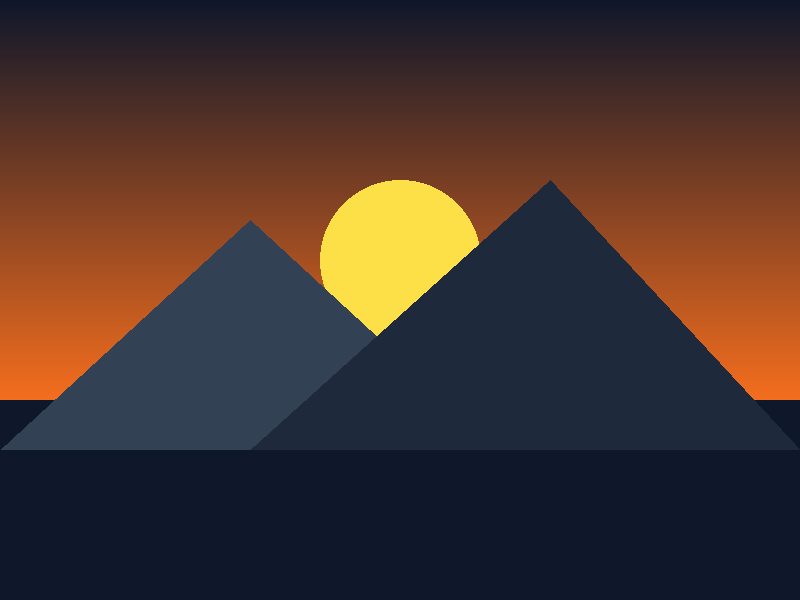
#> input picture data/scene-01.png, 800 x 600 px
$ python lab01_resize_crop.py
#> lines starting #> are read from the running program, lines starting #| are printed output that depends on the picture
"""Lab 1: Resize, Crop, and Thumbnail without stretching."""
from pathlib import Path
from PIL import Image, ImageDraw, ImageFont, ImageOps

OUTPUT_DIR = Path(__file__).resolve().parent.parent / "outputs"
PREVIEWS_DIR = Path(__file__).resolve().parent.parent / "previews"
DATA_DIR = Path(__file__).resolve().parent.parent / "data"


def add_label(img: Image.Image, text: str) -> Image.Image:
    out = img.copy()
    draw = ImageDraw.Draw(out)
    font = ImageFont.load_default(size=14)
    # Draw dark translucent banner at bottom
    w, h = out.size
    draw.rectangle([(0, h - 30), (w, h)], fill=(15, 23, 42, 220))
    draw.text((10, h - 22), text, font=font, fill="#f8fafc")
    return out


def run(output_dir: Path = OUTPUT_DIR) -> dict:
    output_dir.mkdir(parents=True, exist_ok=True)
    PREVIEWS_DIR.mkdir(parents=True, exist_ok=True)

    input_path = DATA_DIR / "scene-01.png"
    if not input_path.exists():
        from data.generate_samples import generate_all
        generate_all(DATA_DIR)

    with Image.open(input_path) as src:
#> src is the input picture: PIL image 800x600 RGB; mean R, G, B 68.4, 51.2, 47.1
        original = src.copy().convert("RGB")

    target_size = (360, 360)

    # 1. Non-proportional Direct Resize (stretches)
    stretched = original.resize(target_size, Image.Resampling.LANCZOS)
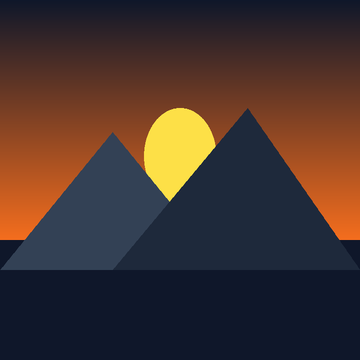
#> stretched: PIL image 360x360 RGB; mean R, G, B 68.4, 51.2, 47.1
    stretched_lbl = add_label(stretched, "1. resize(): Exact size, Distorted Aspect Ratio")

    # 2. ImageOps.contain (Fits inside box, keeps ratio)
    contained = ImageOps.contain(original, target_size, Image.Resampling.LANCZOS)
    # Paste onto square canvas to standardize visual comparison
    contain_canvas = Image.new("RGB", target_size, "#090d16")
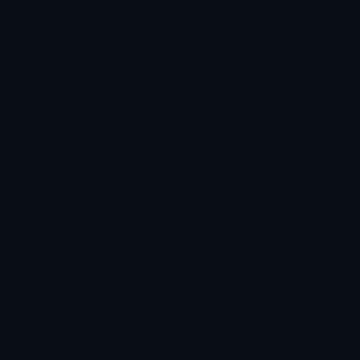
#> contain_canvas: PIL image 360x360 RGB; mean R, G, B 9, 13, 22
    offset_x = (target_size[0] - contained.size[0]) // 2
#> offset_x = 0
    offset_y = (target_size[1] - contained.size[1]) // 2
#> offset_y = 45
    contain_canvas.paste(contained, (offset_x, offset_y))
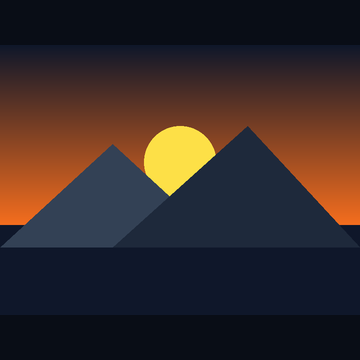
#> contain_canvas: PIL image 360x360 RGB; mean R, G, B 53.6, 41.7, 40.8
    contain_lbl = add_label(contain_canvas, "2. contain(): Proportional, Letterbox Gap")

    # 3. ImageOps.fit (Crops excess, exact square)
    fitted = ImageOps.fit(original, target_size, method=Image.Resampling.LANCZOS, centering=(0.5, 0.5))
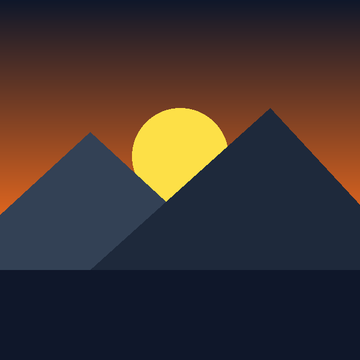
#> fitted: PIL image 360x360 RGB; mean R, G, B 61.7, 50.9, 49.4
    fitted_lbl = add_label(fitted, "3. fit(): Exact 360x360, Center Cropped")

    # 4. ImageOps.pad (Pads with custom background color)
    padded = ImageOps.pad(original, target_size, method=Image.Resampling.LANCZOS, color="#1e293b", centering=(0.5, 0.5))
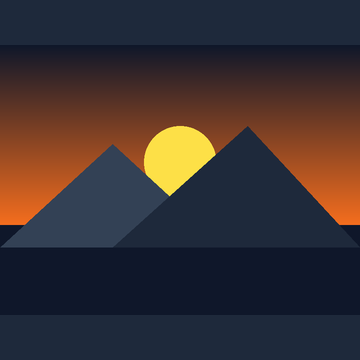
#> padded: PIL image 360x360 RGB; mean R, G, B 58.8, 48.7, 50.1
    padded_lbl = add_label(padded, "4. pad(): Exact 360x360, Solid Border Padded")

    # Assemble 2x2 comparison grid (800x800)
    grid = Image.new("RGB", (760, 760), "#0f172a")
    grid.paste(stretched_lbl, (15, 15))
    grid.paste(contain_lbl, (385, 15))
    grid.paste(fitted_lbl, (15, 385))
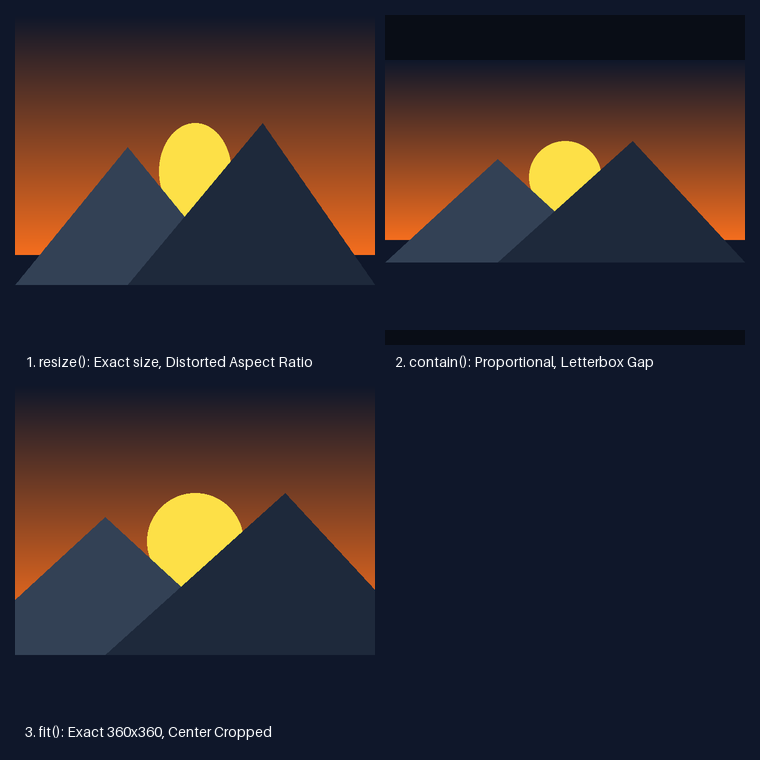
#> grid: PIL image 760x760 RGB; mean R, G, B 47.1, 40.9, 45.8
    grid.paste(padded_lbl, (385, 385))
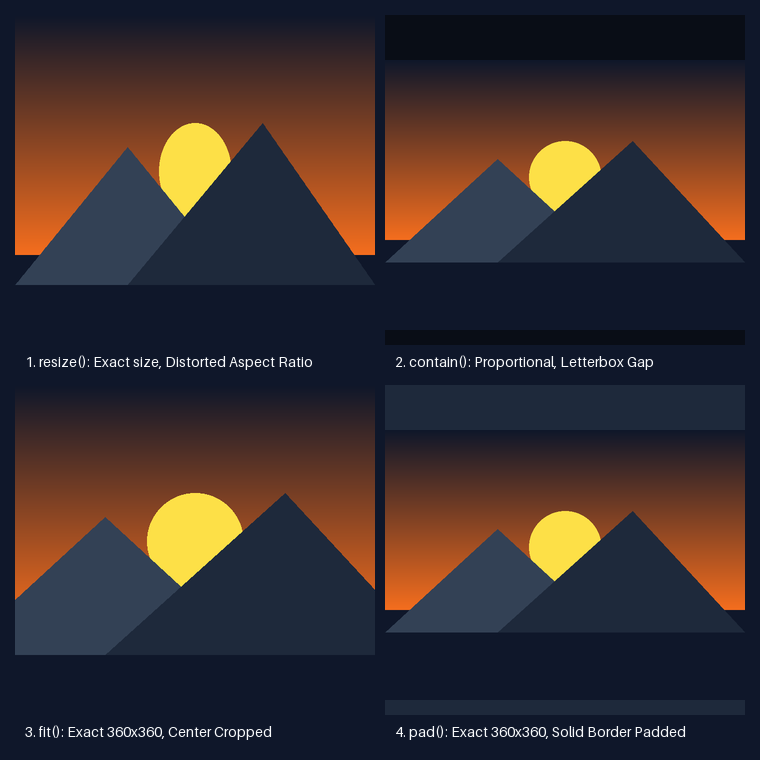
#> grid: PIL image 760x760 RGB; mean R, G, B 57.1, 46.6, 47.6

    for target_dir in [output_dir, PREVIEWS_DIR]:
        grid.save(target_dir / "01-resize-comparison.png")

    metrics = {
        "original_size": original.size,
        "target_size": target_size,
        "grid_size": grid.size,
    }
    print(f"Lab 1 complete: {metrics}")
#| Lab 1 complete: {'original_size': (800, 600), 'target_size': (360, 360), 'grid_size': (760, 760)}
    return metrics


if __name__ == "__main__":
    run()

$ run again, with data/scene-02.png copied over data/scene-01.png
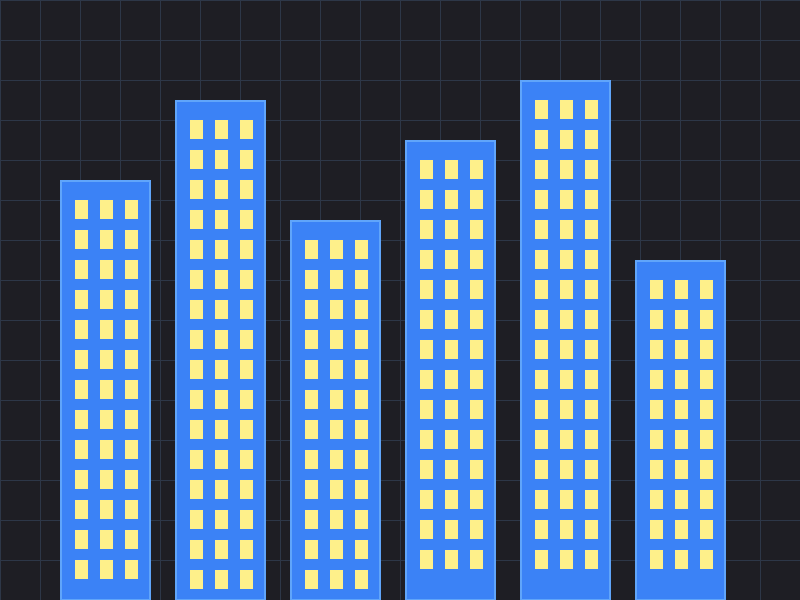
#> input picture data/scene-02.png, 800 x 600 px
#> in run, src is the input picture: PIL image 800x600 RGB; mean R, G, B 70.1, 94.9, 127.8
#> in run, `padded = ImageOps.pad(original, target_size, method=Image.Resampling.L..`:
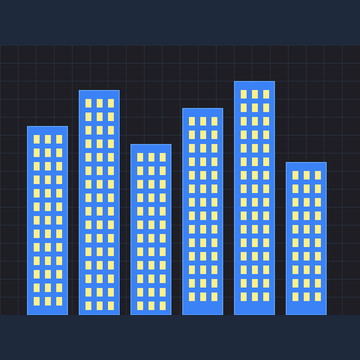
#> padded: PIL image 360x360 RGB; mean R, G, B 59.6, 81.4, 110.5
#> in run, `grid.paste(padded_lbl, (385, 385))`:
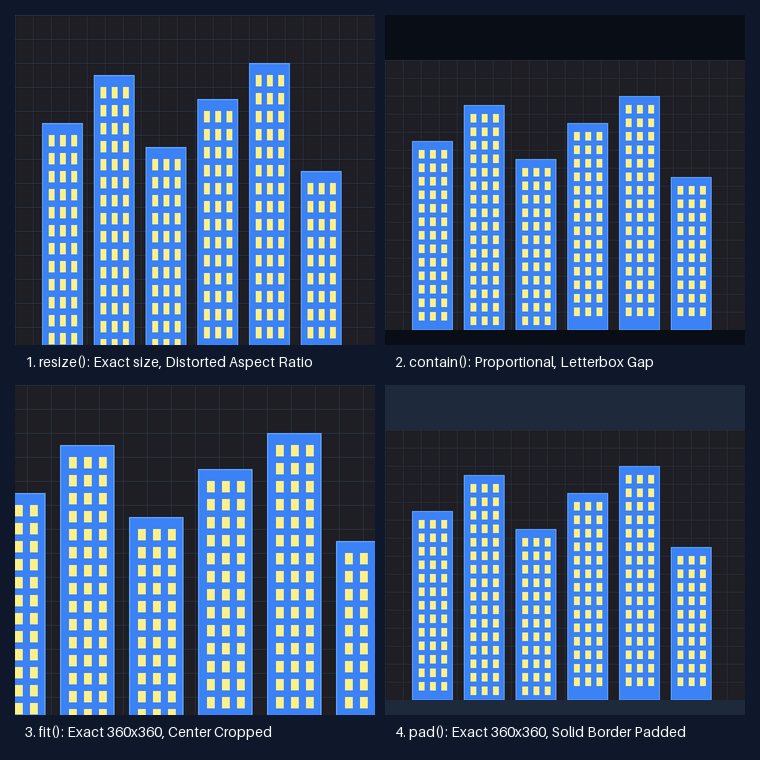
#> grid: PIL image 760x760 RGB; mean R, G, B 58.8, 80, 109.1
#| Lab 1 complete: {'original_size': (800, 600), 'target_size': (360, 360), 'grid_size': (760, 760)}

$ run again, with data/scene-03.png copied over data/scene-01.png
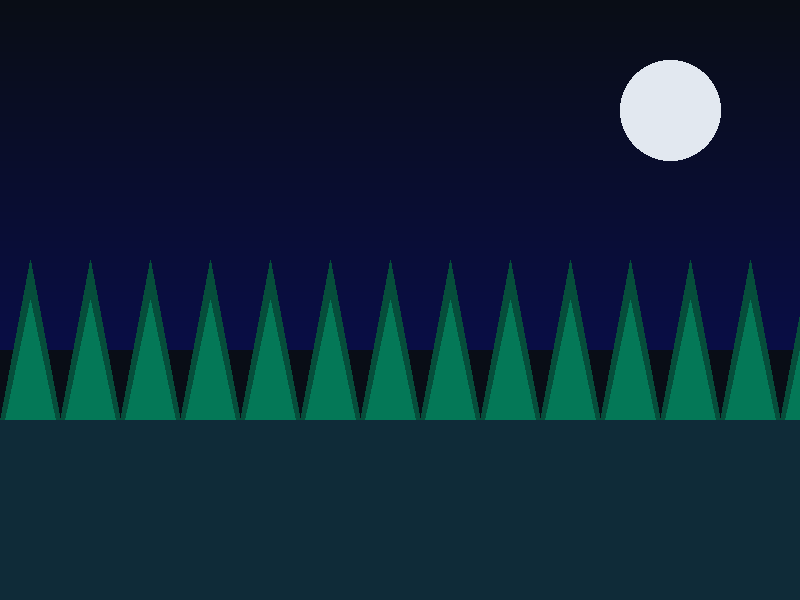
#> input picture data/scene-03.png, 800 x 600 px
#> in run, src is the input picture: PIL image 800x600 RGB; mean R, G, B 13.8, 38, 54.8
#> in run, `padded = ImageOps.pad(original, target_size, method=Image.Resampling.L..`:
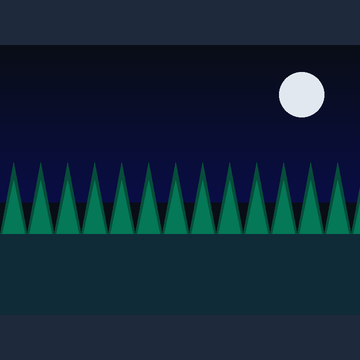
#> padded: PIL image 360x360 RGB; mean R, G, B 17.9, 38.8, 55.8
#> in run, `grid.paste(padded_lbl, (385, 385))`:
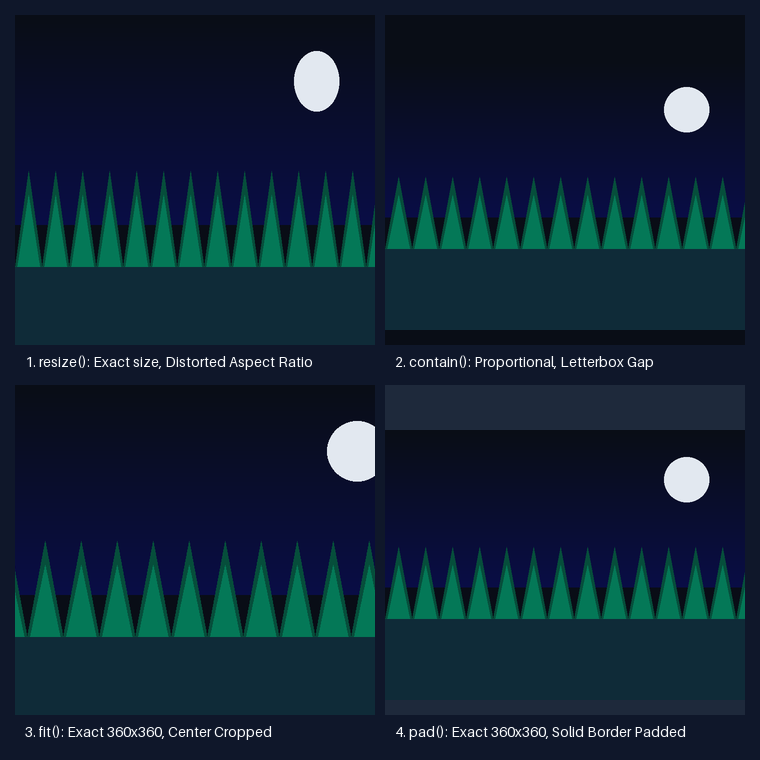
#> grid: PIL image 760x760 RGB; mean R, G, B 15.8, 35.7, 52.7
#| Lab 1 complete: {'original_size': (800, 600), 'target_size': (360, 360), 'grid_size': (760, 760)}

$ run again, with data/scene-04.png copied over data/scene-01.png
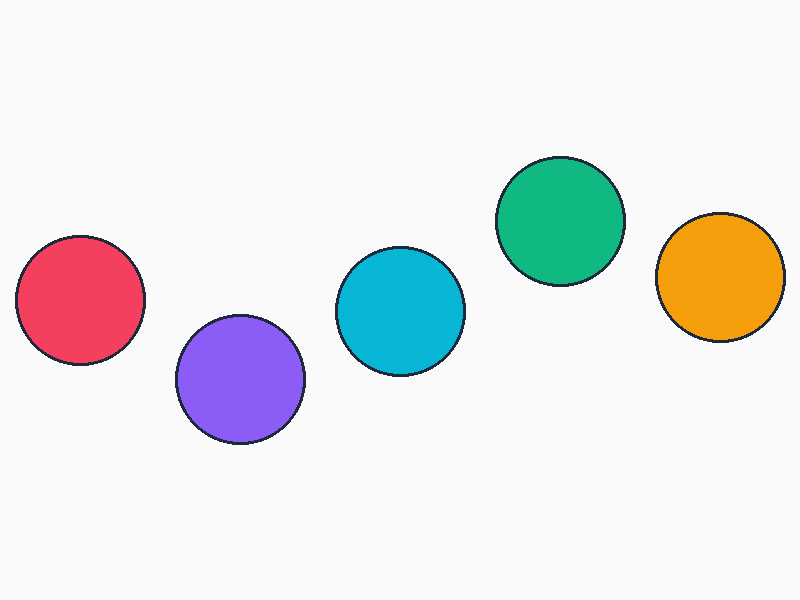
#> input picture data/scene-04.png, 800 x 600 px
#> in run, src is the input picture: PIL image 800x600 RGB; mean R, G, B 231.9, 232.8, 233.4
#> in run, `grid.paste(padded_lbl, (385, 385))`:
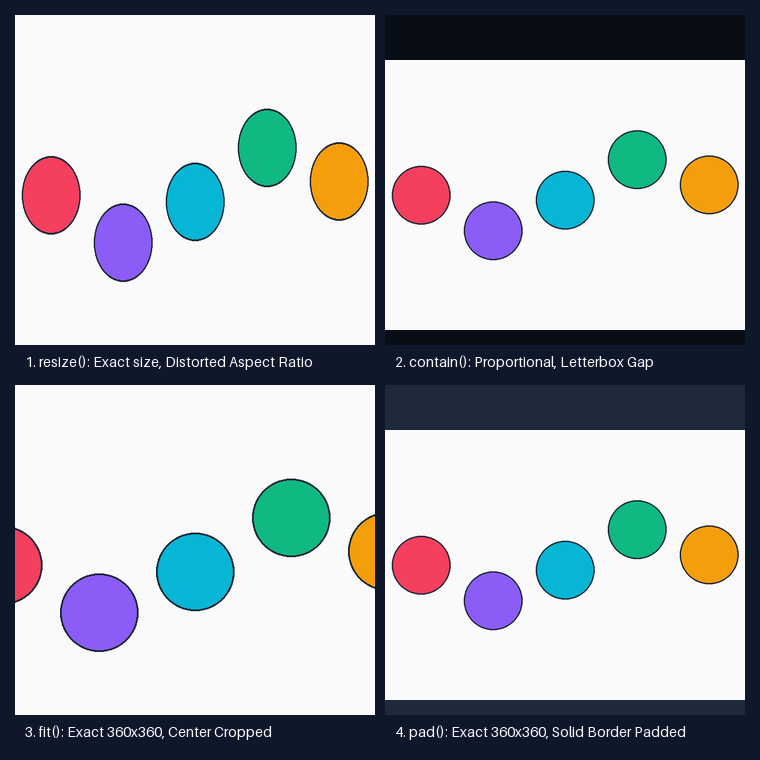
#> grid: PIL image 760x760 RGB; mean R, G, B 177, 181.2, 186.5
#| Lab 1 complete: {'original_size': (800, 600), 'target_size': (360, 360), 'grid_size': (760, 760)}
